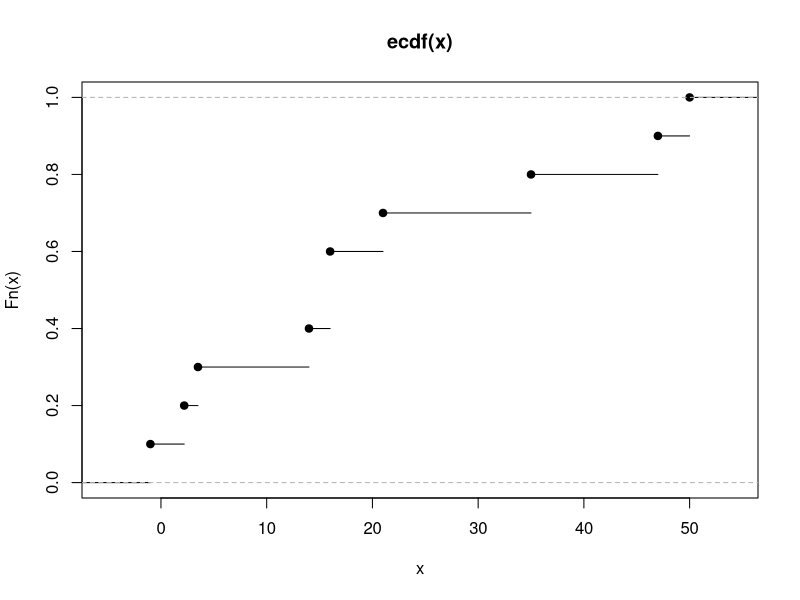
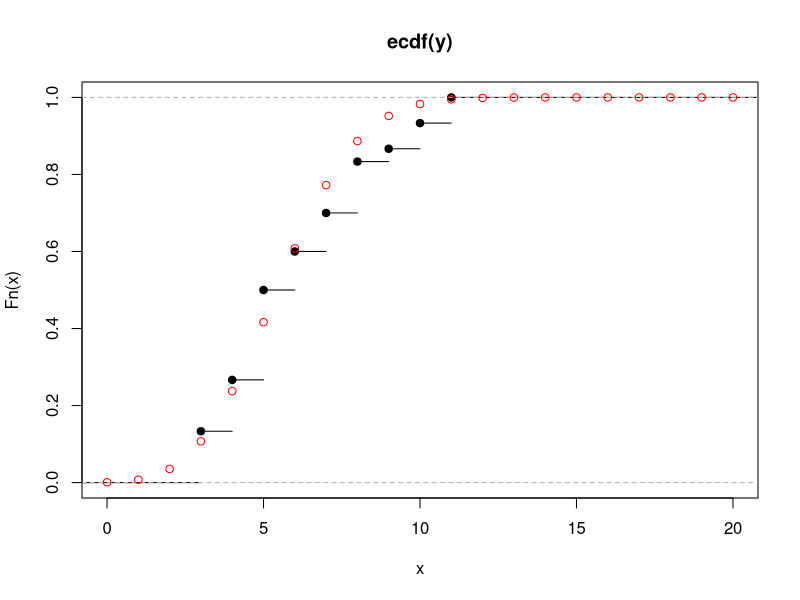
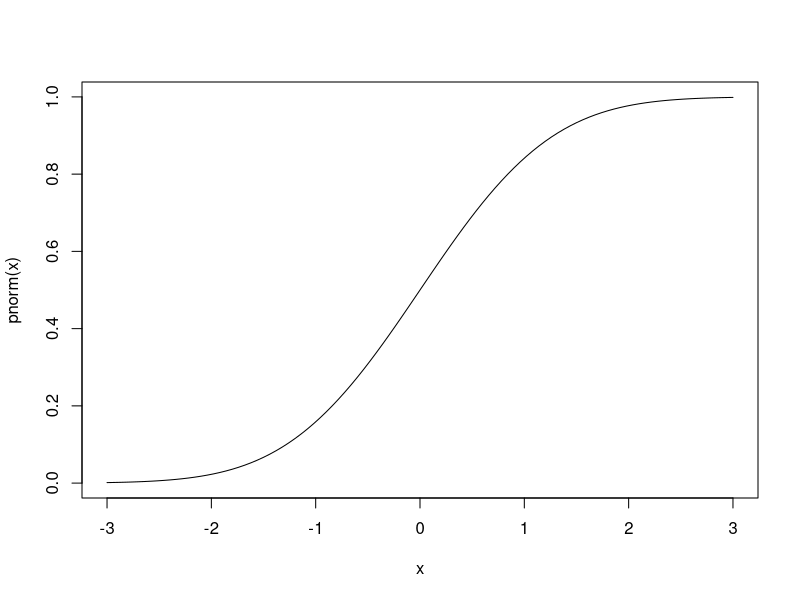
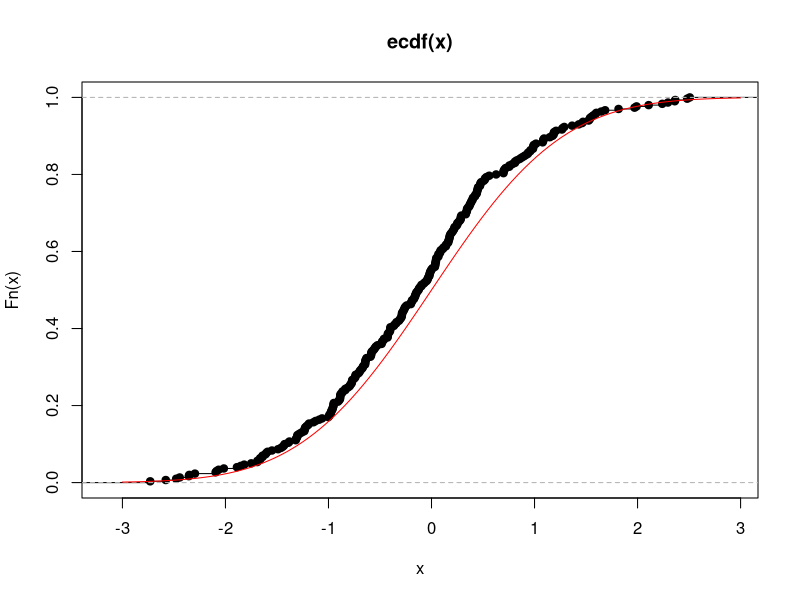
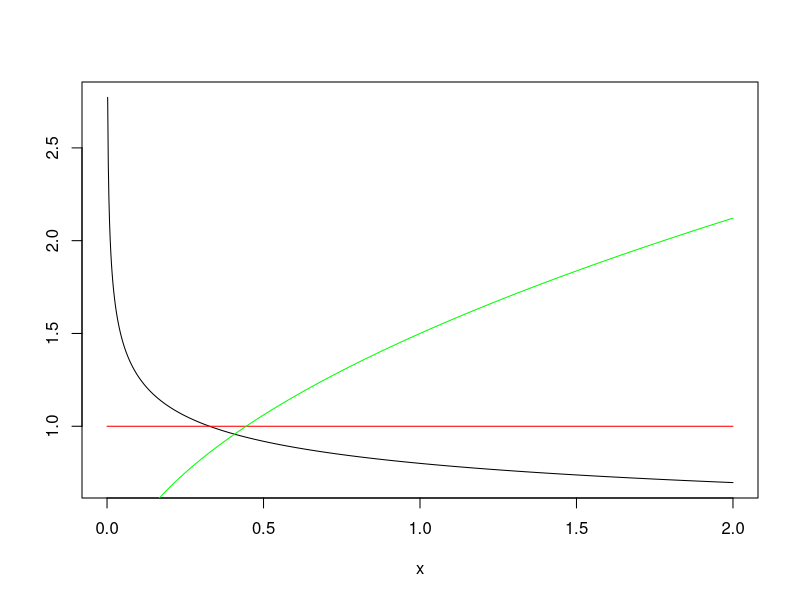
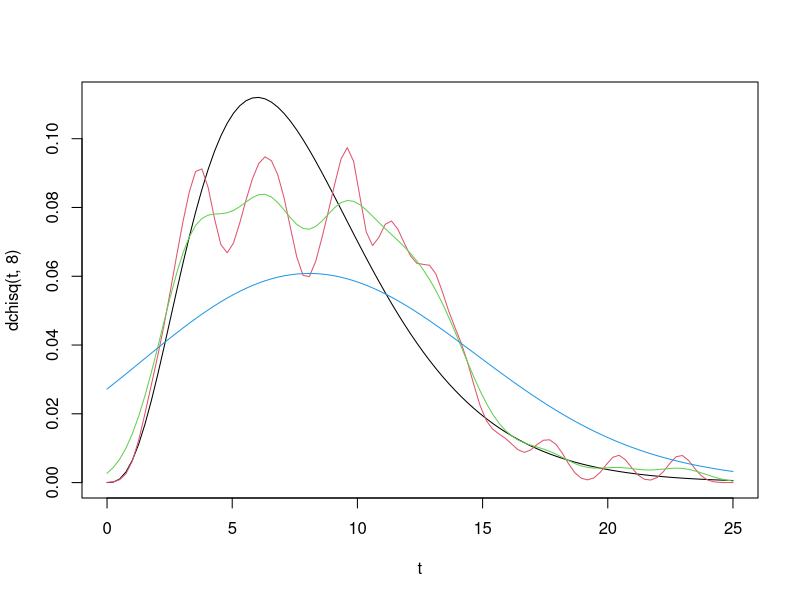
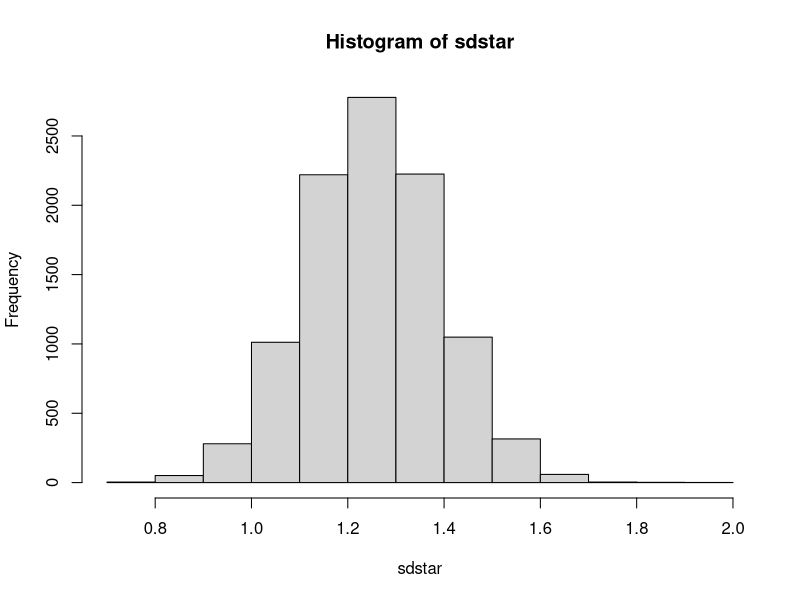
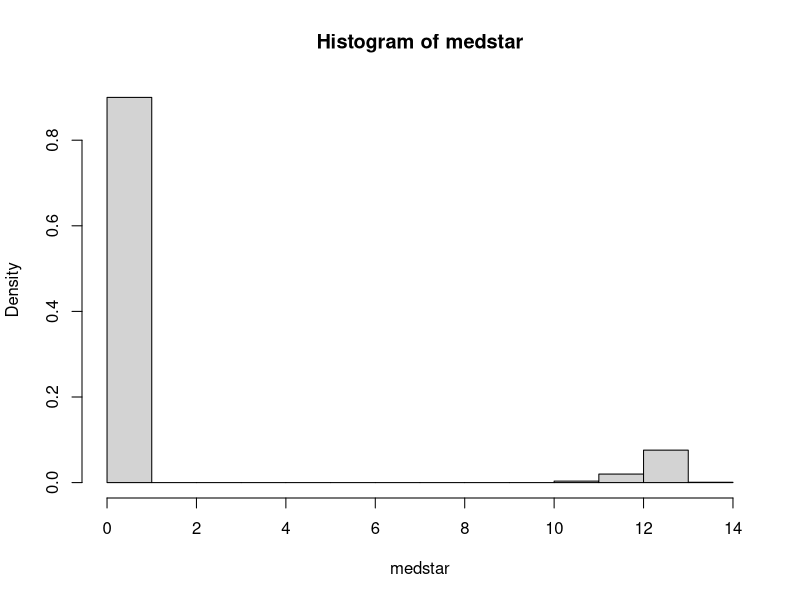

These figures' R source, in order:
## ---- chunk 1
# randomly selecting numbers, intentionally including two 16s:
x <- c(16, 16, 14, 3.5, -1, 2.2, 35, 47, 50, 21)
plot(ecdf(x))
# Repeat, but this time randomly generate the numbers.
# We generate 30 observations, each with 20 trials.
# The expected value of each observation is 6; that is, with a probability
#   of 0.3, we expect 6 successes from 20 trials.
y <- rbinom(n=30, size=20, prob=.3)
y
plot(ecdf(y), xlim=c(0,20))

# actual distribution:
points(x=0:20, y=pbinom(q=0:20, size=20, prob=.3), col='red') 
#lines(x=0:20, y=pbinom(q=0:20, size=20, prob=.3), col='red') 
## ---- chunk 2
curve(pnorm, -3, 3) # cdf of normal dist
x <- rnorm(300) # 300 observations
plot(ecdf(x))
curve(pnorm, -3,3,add=TRUE,col='red') # true cdf
## ---- chunk 3
x <- seq(0,2,length=1000)
plot(x,dweibull(x,0.8,1)/(1-pweibull(x,0.8,1)), type='l',ylab='')
lines(x,dweibull(x,1,1)/(1-pweibull(x,1,1)),col='red')
lines(x,dweibull(x,1.5,1)/(1-pweibull(x,1.5,1)),col='green')
## ---- chunk 4
n <- 100
x <- rchisq(n,8)
#h <- 1
h <- c(0.5, 1, 5)
t <- seq(0,25, length=n)
fhat1 <- matrix(0, nrow=n, ncol=length(h))

plot(t, dchisq(t,8), type='l')

for (j in 1:length(h)){
  for (i in 1:n){
		fhat1[i,j] = 1/(n*h[j])*sum(dnorm((t[i]-x)/h[j]))
		}
	lines(t, fhat1[,j], xlab='x', ylab='', col=j+1)
	}
	
## ---- chunk 5
x <- rbinom(n=40, size=10, prob=0.3)
sdstar <- numeric(length=10000)
for (i in 1:10000) {
  sdstar[i] <- sd(sample(x=x, size=40, replace=TRUE))
}
hist(sdstar)
## ---- chunk 6
x <- rnorm(40, 12, 2)
medstar <- numeric(100000)
for (i in 1:10000) {medstar[i] <- median(sample(x, replace=TRUE))}
hist(medstar, freq=FALSE)
quantile(medstar, c(0.025, 0.975))
# we can do the following b/c of the histogram appears normal
median(x) + c(-1.96, 1.96)*sd(medstar) # semiparamtric
# In STAT 6304 we would do:
median(x) + c(qt(0.025, 39), qt(0.975, 39))*sd(x)/40
## ---- chunk 7
library(boot)
fun.data <- function(w,i){median(w[i])}
y <- boot(x, fun.data, 1000)
boot.ci(y)
## ---- chunk 8
q <- rexp(250, rate=17)
1/17*log(.5)
y <- boot(q, fun.data, 10000)
boot.ci(y)
## ---- chunk 9
x <- 0:15 # considering probabilities for each of these counts
plot(x, dpois(x=x, lambda=8), type='h') # older child's phone
plot(x, dpois(x=x, lambda=12), type='h') #younger child's phone
## ---- chunk 10
x <- 0:15
ratio <- round(dpois(x=x,lambda=12)/dpois(x=x,lambda=8), 2)
## ---- chunk 11
x <- 0:15
plot(x=x, y=dpois(x=x,lambda=12)/dpois(x=x,lambda=8))
abline(h=1)
## ---- chunk 12
ratio <- round(dpois(x=x, lambda=12)/dpois(x=x, lambda=8)*(1/3)/(2/3),2)
## ---- chunk 13
default <- par()
par(mfrow=c(1,2))
x <- 0:15
plot(x=x, y=dpois(x=x, lambda=12)/dpois(x=x, lambda=8)*(1/3)/(2/3), 
     main="Likelihood Ratios with Bayesian Probabilities",
     xlab="Number of Texts", ylab="Likelihood Ratio", pch=3)
abline(h=1)
plot(x=x, y=dpois(x=x, lambda=12)/dpois(x=x, lambda=8)*(1/3)/(2/3),
     main="Likelihood Ratios of Bayesian and Frequentist Prob",
     xlab="Number of Texts", ylab="Likelihood Ratio", pch=3)
points(x=x, y=dpois(x=x, lambda=12)/dpois(x=x, lambda=8))
par(default)
## ---- chunk 14
library(ggplot2)
ggplot(data.frame(x=c(0, 250), y=c(0, .5)), aes(x)) + 
  stat_function(fun=function(x) dgamma(x=x, shape=10, scale=10)) +
  geom_vline(data=NULL, aes(xintercept=175),
               linetype="solid", size=.5, colour="black") +
  labs(title=expression(paste("Distribution of ", Sigma, "X")))
## ---- chunk 15
k <- qgamma(p=0.95, shape=20, scale=3) # gives us k
1-pgamma(q=k, shape=20, scale=10) # power of test
sum.x <- 1:300
H_0 <- dgamma(x=sum.x, shape=20, scale=3) # null hypothesis
H_1 <- dgamma(x=sum.x, shape=20, scale=10) # alt hypothesis
plot(x=sum.x, y=H_0, xlab="Sum of X Values", ylab="Density", type='l')
lines(x=sum.x, y=H_1, col='red')
# represents critical value
abline(v=k, col='blue')
# alpha is area under black curve that is to the right of the vertical line
# power is the area to the right of the blue line under the red curve
## ---- chunk 16
new.H_1 <- dgamma(x=sum.x, shape=20, scale=5)
plot(x=sum.x, y=H_0, type='l')
lines(x=sum.x, y=new.H_1, col='green')
abline(v=k, col='blue')
1-pgamma(q=k, shape=20, scale=5) # power of test with new alt hypothesis
## ---- chunk 17
ppois(q=5, lambda=16)
## ---- chunk 18
ppois(q=10, lambda=16)
## ---- chunk 19
ppois(q=9, lambda=16)
## ---- chunk 20
ppois(q=9, lambda=4)
## ---- chunk 21
ggplot(data.frame(x=c(0, 5), y=c(0,1.25)), aes(x=x, y=y)) + geom_segment(mapping=aes(x=0,y=1,xend=1,yend=1), size=.5, colour="blue") + 
  geom_segment(mapping=aes(x=0,y=.5,xend=2,yend=.5), size=.5, colour="red") + 
  geom_segment(mapping=aes(x=0,y=0,xend=0,yend=1), size=.5) + geom_segment(mapping=aes(x=1,y=0,xend=1,yend=1), size=.5, colour="blue") + 
  geom_segment(mapping=aes(x=2,y=0,xend=2,yend=.5), size=.5, colour="red") + 
  scale_x_continuous(breaks = c(1, 2), labels=c(expression(theta["1"]), expression(theta["0"]))) +
  coord_cartesian(xlim=c(0, 2.25), ylim=c(0,1.25)) + 
  labs(title=expression(paste("PDFs of 2 Distributions, ", theta["1"], "<", theta["0"])))
## ---- chunk 22
ggplot(data.frame(x=c(0, 5), y=c(0,1.25)), aes(x=x, y=y)) + geom_segment(mapping=aes(x=0,y=1,xend=1,yend=1), size=.5, colour="blue") + 
  geom_segment(mapping=aes(x=0,y=.5,xend=2,yend=.5), size=.5, colour="red") + 
  geom_segment(mapping=aes(x=0,y=0,xend=0,yend=1), size=.5) + geom_segment(mapping=aes(x=1,y=0,xend=1,yend=1), size=.5, colour="blue") + 
  geom_segment(mapping=aes(x=2,y=0,xend=2,yend=.5), size=.5, colour="red") + 
  geom_segment(mapping=aes(x=.1,y=0,xend=.1,yend=.5), size=.1) + 
  scale_x_continuous(breaks = c(.1, 1, 2), labels=c(expression(alpha), expression(theta["1"]), expression(theta["0"]))) +
  coord_cartesian(xlim=c(0, 2.25), ylim=c(0,1.25)) + 
  labs(title=expression(paste("PDFs of 2 Distributions, ", theta["1"], "<", theta["0"])))
## ---- chunk 23
x <- 0:40
plot(x=x, y=dbinom(x=x, size=40, prob=.5), type='h')
## ---- chunk 24
p1 <- seq(0.5, 1, length=1000) # for H1
plot(x=p1, y=1-pbinom(q=25, size=50, prob=p1), type='l')
## ---- chunk 25
1 - pchisq(q=4.45, df=1)
qchisq(p=.95, df=1) # 95th quantile
## ---- chunk 26
observed <- c(252, 344, 180, 104, 28, 16)
n <- sum(observed)
lik <- function(lambda) {
  sum1 <- dmultinom(x=observed, size=924, prob=c(dpois(x=0:4, lambda=lambda), 1-ppois(q=4, lambda=lambda)))
  return(sum1)
}
mle <- optimize(f=lik, interval=c(1, 2), maximum=TRUE)
mle
## ---- chunk 27
expected <- n*c(dpois(x=0:4, lambda=mle$maximum), 1-ppois(q=4, lambda=mle$maximum))
## ---- chunk 28
2*sum(observed*log(observed/expected)) # = -2ln(Lambda)
## ---- chunk 29
x <- c(48, 123, 85, 38, 6)
x.bar <- sum(x*0:4)/300
p.hat <- x.bar/4
expected <- dbinom(x=0:4, size=4, prob=p.hat)*300
2*sum(x*log(x/expected))
## ---- chunk 30
chisq.test(x=x, p=c(dbinom(x=0:4, size=4, prob=p.hat)))
## ---- chunk 31
chisq.test(x=c(252,344,180,104,28,16), p=c(dpois(x=0:4, lambda=1.3118), 1-ppois(q=4, lambda=1.3118)))
## ---- chunk 32
1 - pchisq(q=1015, df=923)
## ---- chunk 33
lambda <- 4 # arbitrarily selected
x <- rexp(n=1000, rate=lambda)
exp.vals <- numeric(1000)
c <- 1/(1000-1:1000 + 1)
for (i in 1:1000) exp.vals[i]=sum(c[1:i])
plot(x=sort(x), y=exp.vals/lambda, xlim=c(0,2), ylim=c(0,2))
abline(a=0, b=1, col='red') # represents observed=expected
## ---- chunk 34
x <- rexp(n=1000, rate=6)
plot(x=sort(x), y=exp.vals/lambda, xlim=c(0,2), ylim=c(0,2))
abline(a=0, b=1, col='red')
## ---- chunk 35
x <- rnorm(n=1000, mean=0.6, sd=0.13)
plot(x=sort(x), exp.vals/lambda, xlim=c(0,2), ylim=c(0,2))
abline(a=0, b=1, col='red')
## ---- chunk 36
lambda <- 4
alt <- qexp(p=1:1000/1001, rate=lambda)
x <- rexp(n=1000, rate=lambda)
plot(x=sort(x), y=alt)

alt1 <- pexp(q=sort(x), rate=lambda)
plot(x=alt1, y=1:1000/1001)
## ---- chunk 37
x1 <- rchisq(n=1000, df=2)
x2 <- runif(n=1000)
x3 <- rchisq(n=1000, df=40)
x4 <- rnorm(n=1000, mean=0, sd=1)
qu <- pnorm(q=sort(x1), mean=mean(x1), sd=sd(x1))
plot(x=qu, y=1:1000/1001)
qu <- pnorm(q=sort(x2), mean=mean(x2), sd=sd(x2))
plot(x=qu, y=1:1000/1001)
qu <- pnorm(q=sort(x3), mean=mean(x3), sd=sd(x3))
plot(x=qu, y=1:1000/1001)
qu <- pnorm(q=sort(x4), mean=mean(x4), sd=sd(x4))
plot(x=qu, y=1:1000/1001)

## ---- chunk 38
qu1 <- pnorm(q=sort(x3), mean=mean(x3), sd=sd(x3))
qu2 <- pnorm(q=sort(x4), mean=mean(x4), sd=sd(x4))
plot(x=qu1, y=qu2)
## ---- chunk 39
plot(x=sort(x3), y=sort(x4))
## ---- chunk 40
x1 <- rchisq(n=30, df=2)
x2 <- runif(n=30)
x3 <- rchisq(n=30, df=40)
x4 <- rnorm(n=30)
shapiro.test(x1)
shapiro.test(x2)
shapiro.test(x3)
shapiro.test(x4)
## ---- chunk 41
x1 <- rchisq(n=1000, df=2)
x2 <- runif(n=1000)
x3 <- rchisq(n=1000, df=40)
x4 <- rnorm(1000)
shapiro.test(x1) # chi-sq, df=2
shapiro.test(x2) # uniform
shapiro.test(x3) # chi-sq, df=40 (practically normally distributed)
shapiro.test(x4) # standard norm distributed
## ---- chunk 42
ks.test(x=pnorm(sort(x1), mean(x1), sd(x1)), y=1:1000/1001)
ks.test(x=(x1 - mean(x1))/sd(x1), y='pnorm')
ks.test(x=x1, y=x3) # order does not matter
ks.test(x=x4, y=x3)
ks.test(x=(x4-mean(x4))/sd(x4), y='pnorm')
## ---- chunk 43
n <- 10
m <- 10
upper.bound <- qt(p=.975, df=8)
lower.bound <- qt(p=.025, df=8)
density.t <- dt(x=upper.bound, df=8)
ggplot(data.frame(x=c(-5, 5)), aes(x)) + 
  stat_function(fun=function(x) dt(x=x, df=n+m-2)) + 
  geom_segment(mapping=aes(x=lower.bound, y=0, xend=lower.bound, yend=density.t), size=.5, colour="red") +
  geom_segment(mapping=aes(x=upper.bound, y=0, xend=upper.bound, yend=density.t), size=.5, colour="red") 
## ---- chunk 44
# population distribution effect on independent t-test with equal variances

var.x <- 9    # true population variance of the Xs and Ys
var.y <- 9	  # Our test requires that `var.x` = `var.y`
mu.x <- 5			# true population mean of the Xs
mu.y <- 5			# true population mean of the Ys
n <- 10			  # sample size of Xs
m <- 10			  # sample size of Ys

B <- 5000
p.val.manual <- numeric(B) # calculating p-values manually
p.val.auto <- numeric(B)   # calculating p-values using `t.test()`
for (i in 1:B) {
  x <- rnorm(n=n, mean=mu.x, sd=sqrt(var.x))
  y <- rnorm(n=m, mean=mu.y, sd=sqrt(var.y))
  sample.var <- (sum( (x-mean(x))^2 ) + 
                 sum( (y-mean(y))^2 ))/(m+n-2) # sample variance from notes
  test.stat <- sqrt((m*n)/(m+n))*(mean(x) - mean(y))/sqrt(sample.var) # notes
  p.val.manual[i] <- 2*ifelse(test=test.stat < 0, 
                              yes=pt(q=test.stat, df=n+m-2), 
                              no=1-pt(q=test.stat, df=n+m-2)
                              )
  #
  # `var.equal=TRUE` calls for pooled approach
	# `p.value` is object associated with `t.test()`
  p.val.auto[i] <- t.test(x=x, y=y, alternative="two.sided", var.equal=TRUE)$p.value
}
sum(p.val.manual < .05)/B
sum(p.val.auto < .05)/B
## ---- chunk 45
var.y <- 10; mu.y <- 5; n <- 10; m <- 10; B <- 10000; p.value1 <- numeric(B)

# we have same mean and variance but different distributions
for (i in 1:B) {
	x <- rchisq(n=n, df=5) # same mean and variance as y
	y <- rnorm(n=m, mean=mu.y, sd=sqrt(var.y))
	p.value1[i] <- t.test(x=x, y=y, var.equal=TRUE)$p.value
}
cat(sum(p.value1 < .05)/B, '\n')
# distribution of chi-square is close enough to t-distribution 
# n=10 is not large, but distribution is similar
## ---- chunk 46
# estimation of probability of type I error, comparing 2-sample t methods

var.x <- 9			# true population variance of the Xs
var.y <- 9			# true population variance of the Ys

mu.x = 5			# true population mean of the Xs
mu.y = 5			# true population mean of the Ys

n = 10			# sample size of Xs
m = 10			# sample size of Ys

B = 1000		# number of simulated samples

p.value1 = numeric(B)	# p-values assuming equal variances
p.value2 = numeric(B)	# unequal variances

for (i in 1:B) {
#	x = rnorm(n, mu.x, sd=sqrt(var.x))
	x = rexp(n, 1/mu.x)
#	y = rnorm(m, mu.y, sd=sqrt(var.y))
	y = rpois(m, mu.y)
	p.value1[i] = t.test(x=x, y=y, var.equal=TRUE)$p.value
	p.value2[i] = t.test(x=x, y=y, var.equal=FALSE)$p.value
}

cat(length(which(p.value1<.05))/B, '\n')
cat(length(which(p.value2<.05))/B, '\n')

## ---- chunk 47
# estimation of probability of type I error, comparing 2-sample t methods

var.x <- 9			# true population variance of the Xs
var.y <- 9			# true population variance of the Ys

mu.x = 5			# true population mean of the Xs
mu.y = 5			# true population mean of the Ys

n = 10			# sample size of Xs
m = 10			# sample size of Ys

B = 1000		# number of simulated samples

p.value1 = numeric(B)	# p-values assuming equal variances
p.value2 = numeric(B)	# unequal variances

for (i in 1:B) {
	x = rnorm(n, mu.x, sd=sqrt(var.x))
#	x = rexp(n, 1/mu.x)
	y = rnorm(m, mu.y, sd=sqrt(var.y))
#	y = rpois(m, mu.y)
	p.value1[i] = t.test(x=x, y=y, var.equal=TRUE)$p.value
	p.value2[i] = t.test(x=x, y=y, var.equal=FALSE)$p.value
}

cat(length(which(p.value1<.05))/B, '\n')
cat(length(which(p.value2<.05))/B, '\n')

# results are what we hope to see

# variances are the same

# welch's approx (unpooled approach), which doesn't care if variance is the same.



var.x <- 9			# true population variance of the Xs
var.y <- 9			# true population variance of the Ys

mu.x = 5			# true population mean of the Xs
mu.y = 5			# true population mean of the Ys

n = 10			# sample size of Xs
m = 40			# sample size of Ys

B = 1000		# number of simulated samples

p.value1 = numeric(B)	# p-values assuming equal variances
p.value2 = numeric(B)	# unequal variances

for (i in 1:B) {
	x = rnorm(n, mu.x, sd=sqrt(var.x))
#	x = rexp(n, 1/mu.x)
	y = rnorm(m, mu.y, sd=sqrt(var.y))
#	y = rpois(m, mu.y)
	p.value1[i] = t.test(x=x, y=y, var.equal=TRUE)$p.value
	p.value2[i] = t.test(x=x, y=y, var.equal=FALSE)$p.value
}

cat(length(which(p.value1<.05))/B, '\n')
cat(length(which(p.value2<.05))/B, '\n')


# again what we expect to see

# problems arise when variance is unequal. pooled approach should not be used. first start with equal sample size and different variance

var.x <- 9			# true population variance of the Xs
var.y <- 29			# true population variance of the Ys

mu.x = 5			# true population mean of the Xs
mu.y = 5			# true population mean of the Ys

n = 10			# sample size of Xs
m = 10			# sample size of Ys

B = 1000		# number of simulated samples

p.value1 = numeric(B)	# p-values assuming equal variances
p.value2 = numeric(B)	# unequal variances

for (i in 1:B) {
	x = rnorm(n, mu.x, sd=sqrt(var.x))
#	x = rexp(n, 1/mu.x)
	y = rnorm(m, mu.y, sd=sqrt(var.y))
#	y = rpois(m, mu.y)
	p.value1[i] = t.test(x=x, y=y, var.equal=TRUE)$p.value
	p.value2[i] = t.test(x=x, y=y, var.equal=FALSE)$p.value
}

cat(length(which(p.value1<.05))/B, '\n')
cat(length(which(p.value2<.05))/B, '\n')

# but we see what we expect.  THat's because the sample size is different.  Now change sample size AND variance

var.x <- 9			# true population variance of the Xs
var.y <- 29			# true population variance of the Ys

mu.x = 5			# true population mean of the Xs
mu.y = 5			# true population mean of the Ys

n = 10			# sample size of Xs
m = 40			# sample size of Ys

B = 1000		# number of simulated samples

p.value1 = numeric(B)	# p-values assuming equal variances
p.value2 = numeric(B)	# unequal variances

for (i in 1:B) {
	x = rnorm(n, mu.x, sd=sqrt(var.x))
#	x = rexp(n, 1/mu.x)
	y = rnorm(m, mu.y, sd=sqrt(var.y))
#	y = rpois(m, mu.y)
	p.value1[i] = t.test(x=x, y=y, var.equal=TRUE)$p.value
	p.value2[i] = t.test(x=x, y=y, var.equal=FALSE)$p.value
}

cat(length(which(p.value1<.05))/B, '\n')
cat(length(which(p.value2<.05))/B, '\n')

# here we have a small type-I error.

# power doesn't apply here b/c means were same - it's impossible to reject.

# Why not use Welch all the time?  For thing, the pooled approach is an exact approach.  If null is true (variances are equal), the pooled approach has more power than Welch approx.  

# how do you assume the variances are equal? Depends on field - some have standards where you follow convention
# from statistician pt of view, you can start with an F test to compare variances (but assumes sample comes from normal distribution.)
# conservative approach is Welch's approx, since there are fewer assumptions made and is more robust in handling different variances.
## ---- chunk 48
# Welch's result
# unequal variances, both unknon

var.x <- 15		# true population variance of the Xs
var.y <- 9			# true population variance of the Ys

mu.x <- 5			# true population mean of the Xs
mu.y <- 5			# true population mean of the Ys

n <- 10			# sample size of Xs
m <- 10			# sample size of Ys

B <- 1000		# number of simulated samples

test.stat <- numeric(B)	# test statistic values

# simulation according to parameter
for (i in 1:B) {
	x <- rnorm(n, mu.x, sqrt(var.x))
	y <- rnorm(m, mu.y, sqrt(var.y))
	test.stat[i] <- t.test(x,y,var.equal=FALSE)$statistic
}

df <- (var.x/n+var.y/m)^2/( (var.x/n)^2/(n-1) + (var.y/m)^2/(m-1))
hist(test.stat, freq=FALSE)
t <- seq(min(test.stat), max(test.stat), length=1000)
lines(t, dt(t,df), col='red') # overlay with the null distribution

# When null is true, we expect the null distribution follows t-distribution
## ---- chunk 49
# Welch's result
# unequal variances, both unknon

var.x <- 15		# true population variance of the Xs
var.y <- 9			# true population variance of the Ys

mu.x <- 5			# true population mean of the Xs
mu.y <- 7			# true population mean of the Ys

n <- 10			# sample size of Xs
m <- 10			# sample size of Ys

B <- 10000		# number of simulated samples

test.stat <- numeric(B)	# test statistic values

# simulation according to parameter
for (i in 1:B) {
	x <- rnorm(n, mu.x, sqrt(var.x))
	y <- rnorm(m, mu.y, sqrt(var.y))
	test.stat[i] <- t.test(x,y,var.equal=FALSE)$statistic
}

df <- (var.x/n+var.y/m)^2/( (var.x/n)^2/(n-1) + (var.y/m)^2/(m-1))
hist(test.stat, freq=FALSE)
t <- seq(min(test.stat), max(test.stat), length=1000)
lines(t, dt(t,df), col='red') # overlay with the null distribution

## ---- chunk 50
# Welch's result
# unequal variances, both unknon

var.x <- 15		# true population variance of the Xs
var.y <- 9			# true population variance of the Ys

mu.x <- 5			# true population mean of the Xs
mu.y <- 12			# true population mean of the Ys

n <- 10			# sample size of Xs
m <- 10			# sample size of Ys

B <- 10000		# number of simulated samples

test.stat <- numeric(B)	# test statistic values

# simulation according to parameter
for (i in 1:B) {
	x <- rnorm(n, mu.x, sqrt(var.x))
	y <- rnorm(m, mu.y, sqrt(var.y))
	test.stat[i] <- t.test(x,y,var.equal=FALSE)$statistic
}

df <- (var.x/n+var.y/m)^2/( (var.x/n)^2/(n-1) + (var.y/m)^2/(m-1))
hist(test.stat, freq=FALSE)
t <- seq(min(test.stat), max(test.stat), length=1000)
lines(t, dt(t,df), col='red') # overlay with the null distribution

## ---- chunk 51
# perm.test
# a is the first sample
# b is the second sample
# c is the number of permuations to simulate

perm.test = function(a,b,c=10000, alt=c("two.sided")){
  obs.dif = mean(b) - mean(a)
	dat = c(a,b)
	na = length(a)
	nb = length(b)
	n = length(a)+length(b)
	dif.perm = numeric(c)
	
	for (i in 1:c){
		ind = sample(1:n, na, replace = FALSE)
		a.random = dat[ind]
		b.random = dat[!1:n %in% ind]
		dif.perm[i] = mean(b.random) - mean(a.random)
	}
	if (alt=="greater") p.value = sum( dif.perm >= obs.dif)/c
	if (alt=="less") p.value = sum( dif.perm <= obs.dif)/c
	if (alt=="two.sided") p.value = sum( abs(dif.perm) >= abs(obs.dif))/c
	return(p.value)
}
## ---- chunk 52
u <- c(3, 4, 2, 5)
g <- c(4, 5, 5, 8, 9)
perm.test(u, g) # two-sided test
perm.test(u, g, alt="greater") # test to show grad students study more
## ---- chunk 53
t.test(u, g, equal.var=FALSE, alt="less")
## ---- chunk 54
x <- seq(-3, 6, length=1000)
plot(x, pnorm(x), type='l')
lines(x, pnorm(x, 3), col='red')
## ---- chunk 55
wilcox.test(u, g, alt='less') #only approximate because of ties.
## ---- chunk 56
a <- c(15, 16, 18, 20)
b <- c(10, 11, 24, 13, 17)
wilcox.test(a, b, alt='greater')
wilcox.test(a, b, conf.int=TRUE) # obtain confidence interval
